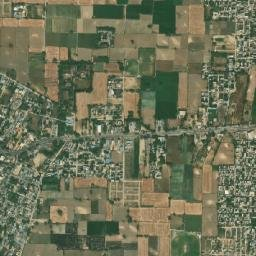
#> input picture datasets_images/real/delhi/test/15_23388_13664.jpg, 256 x 256 px
$ python -i visualization.py   (imports and definitions only)
#> lines starting #> are read from the running program, lines starting #| are printed output that depends on the picture
"""
Visualization Module
Generates visual outputs for PM2.5 estimation results.
Creates heatmaps, before/after comparisons, and time-series graphs.

Author: PM2.5 Estimation System
"""

import cv2
import numpy as np
import matplotlib
# [1 line not run here, left out]
import matplotlib.pyplot as plt
from datetime import datetime, timedelta
import os
import csv
from typing import Dict, Tuple, List


class PM25Visualizer:
    """
    Creates visualizations for PM2.5 estimation results.
    """

    def __init__(self, results_dir: str = 'static/results'):
        """
        Initialize visualizer.

        Args:
            results_dir: Directory to save visualization outputs
        """
        self.results_dir = results_dir
        os.makedirs(results_dir, exist_ok=True)

        # Set matplotlib style for better-looking plots
        plt.rcParams['figure.facecolor'] = 'white'

    # [62 lines left out: function create_heatmap, not called in this run]

    def create_before_after(self, image_path: str,
                           output_name: str = 'before_after.png') -> str:
        """
        Create before/after pollution visualization.
        Before = original, After = contrast-enhanced (simulating reduced pollution)

        Args:
            image_path: Path to original satellite image
            output_name: Name for output file

        Returns:
            str: Path to saved comparison image
        """
#> called with output_name = 'before_after.png'
        # Load image
        image = cv2.imread(image_path)
#> image is the input picture: shape (256, 256, 3); mean B, G, R 87.4, 113.5, 110
        image = cv2.resize(image, (800, 600))
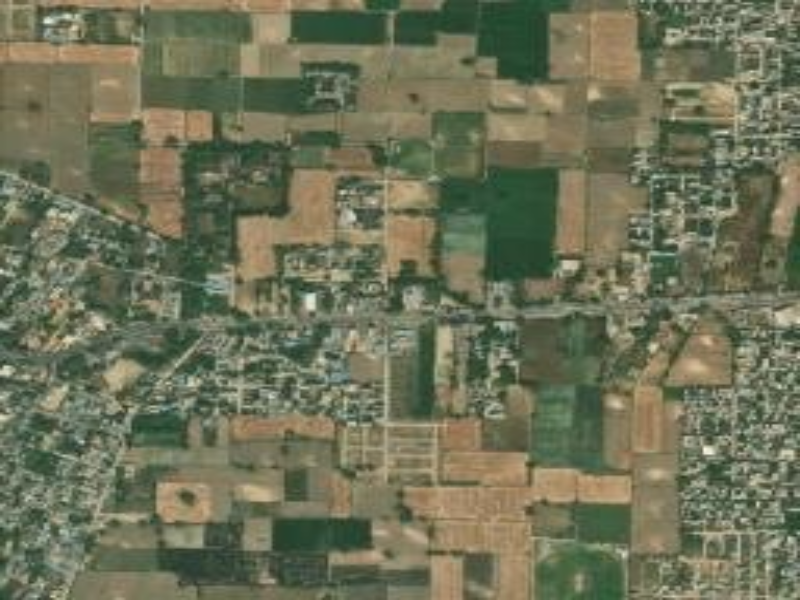
#> image: shape (600, 800, 3); mean B, G, R 87.3, 113.3, 109.8

        # Create "after" version with enhanced clarity
        # Simulates what the area would look like with less pollution
        lab = cv2.cvtColor(image, cv2.COLOR_BGR2LAB)
#> lab: shape (600, 800, 3); mean of channels 0, 1, 2 119.1, 121.8, 142.2
        l, a, b = cv2.split(lab)
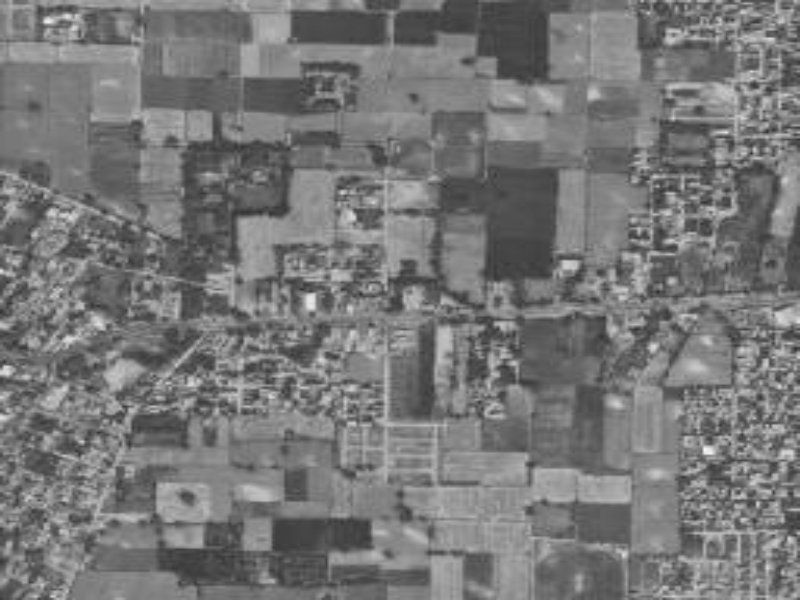
#> l: shape (600, 800); min 45, max 245, mean 119.1
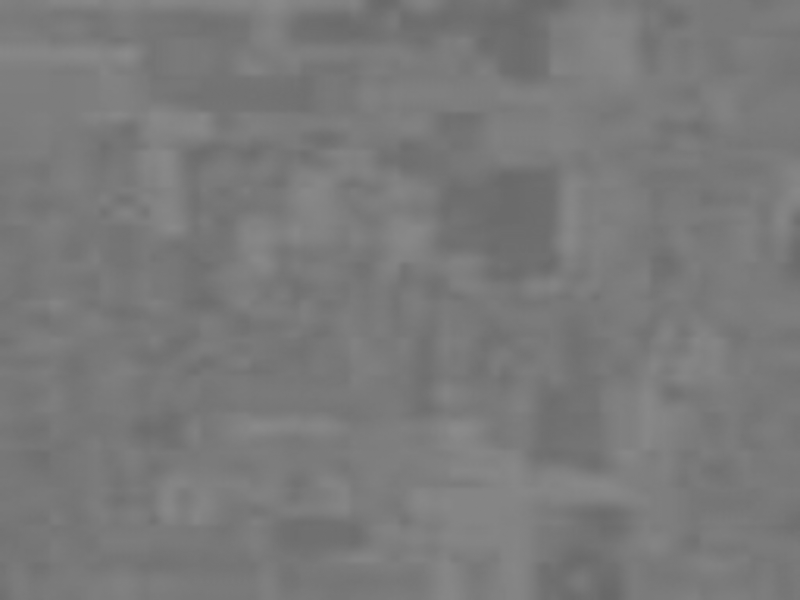
#> a: shape (600, 800); min 104, max 140, mean 121.8
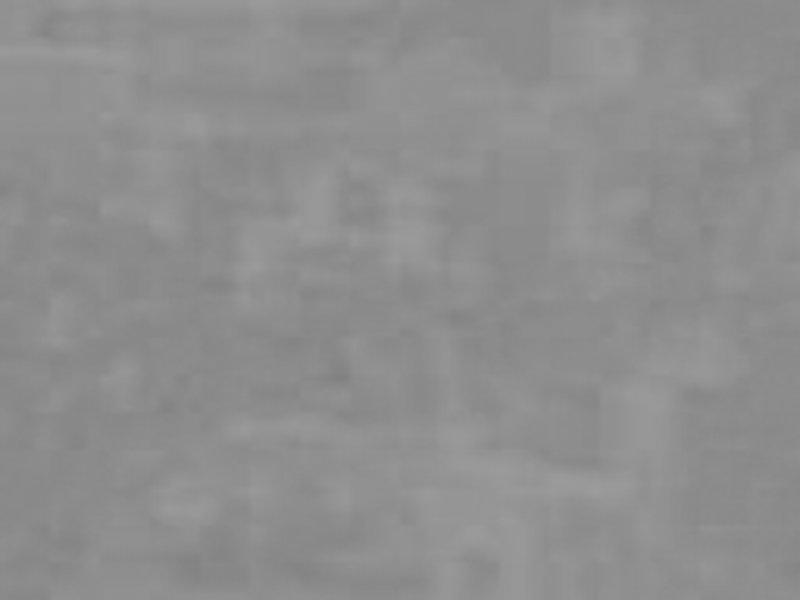
#> b: shape (600, 800); min 129, max 156, mean 142.2

        # Apply CLAHE (Contrast Limited Adaptive Histogram Equalization)
        clahe = cv2.createCLAHE(clipLimit=3.0, tileGridSize=(8, 8))
        l_enhanced = clahe.apply(l)
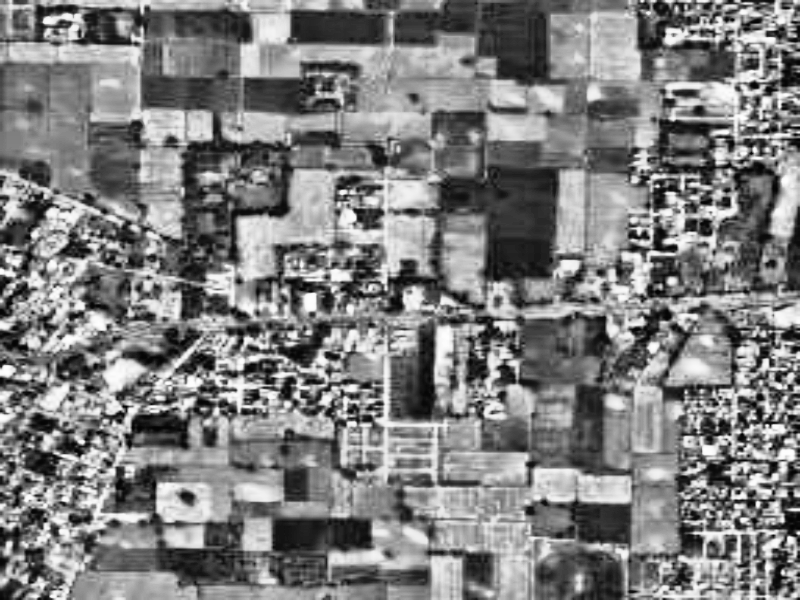
#> l_enhanced: shape (600, 800); min 2, max 254, mean 126.4

        # Merge channels
        enhanced = cv2.merge([l_enhanced, a, b])
#> enhanced: shape (600, 800, 3); mean of channels 0, 1, 2 126.4, 121.8, 142.2
        enhanced = cv2.cvtColor(enhanced, cv2.COLOR_LAB2BGR)

        # Increase saturation slightly
        hsv = cv2.cvtColor(enhanced, cv2.COLOR_BGR2HSV)
#> hsv: shape (600, 800, 3); mean H, S, V 37.1, 80.8, 127.2
        hsv[:, :, 1] = cv2.add(hsv[:, :, 1], 30)
#> hsv: shape (600, 800, 3); mean H, S, V 37.1, 109.7, 127.2
        enhanced = cv2.cvtColor(hsv, cv2.COLOR_HSV2BGR)
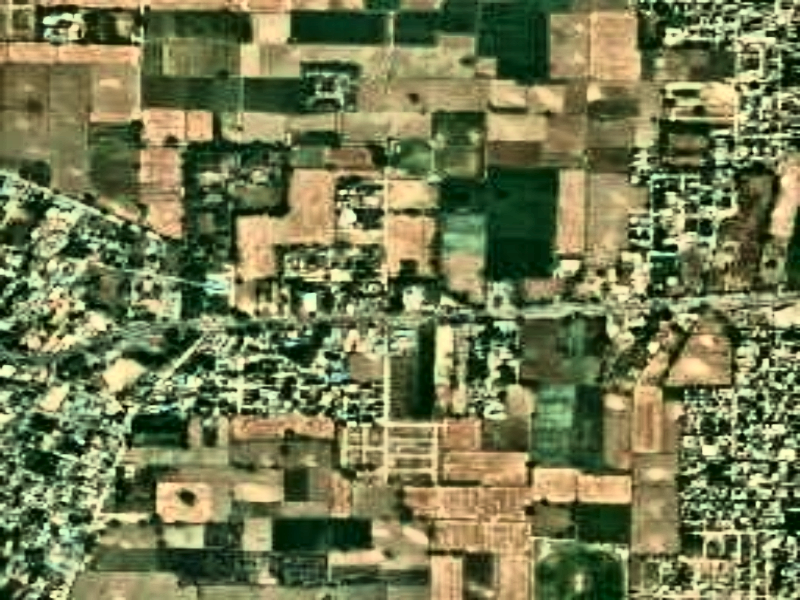
#> enhanced: shape (600, 800, 3); mean B, G, R 81.4, 121, 116.3

        # Create side-by-side comparison
        fig, (ax1, ax2) = plt.subplots(1, 2, figsize=(14, 6))

        # Before
        ax1.imshow(cv2.cvtColor(image, cv2.COLOR_BGR2RGB))
        ax1.set_title('Current Conditions\n(With Pollution)',
                     fontsize=13, fontweight='bold')
        ax1.axis('off')

        # After
        ax2.imshow(cv2.cvtColor(enhanced, cv2.COLOR_BGR2RGB))
        ax2.set_title('Simulated Clear Conditions\n(Reduced Pollution)',
                     fontsize=13, fontweight='bold')
        ax2.axis('off')

        plt.tight_layout()

        # Save
        output_path = os.path.join(self.results_dir, output_name)
        plt.savefig(output_path, dpi=150, bbox_inches='tight')
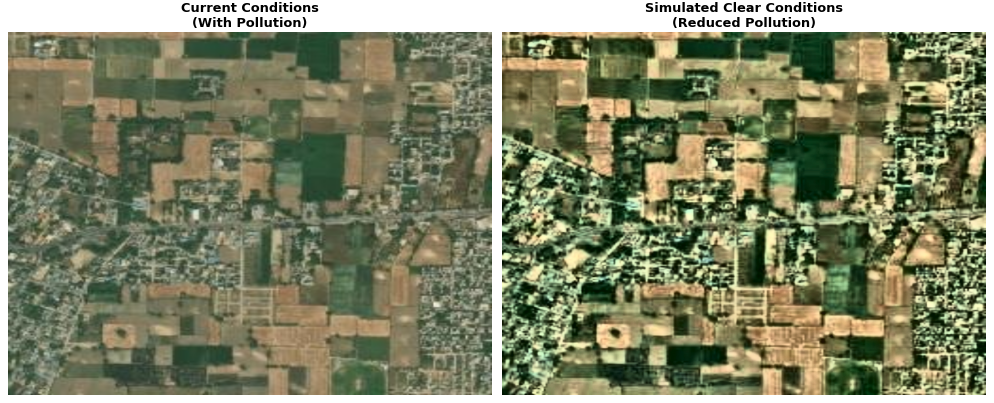
#> figure drawn by matplotlib, 2 panels
        plt.close()

        return output_path

    # [168 lines left out: functions create_timeseries_graph, create_feature_chart, create_all_visualizations, not called in this run]

>>> result = PM25Visualizer().create_before_after('datasets_images/real/delhi/test/15_23388_13664.jpg')

$ run again, on datasets_images/real/delhi/test/15_23389_13651.jpg
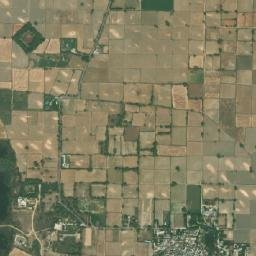
#> input picture datasets_images/real/delhi/test/15_23389_13651.jpg, 256 x 256 px
#> in create_before_after, image is the input picture: shape (256, 256, 3); mean B, G, R 97.8, 125.7, 129.5
#> image: shape (600, 800, 3)
#> lab: shape (600, 800, 3); mean of channels 0, 1, 2 133.2, 124.6, 143.8
#> in create_before_after, `enhanced = cv2.cvtColor(hsv, cv2.COLOR_HSV2BGR)`:
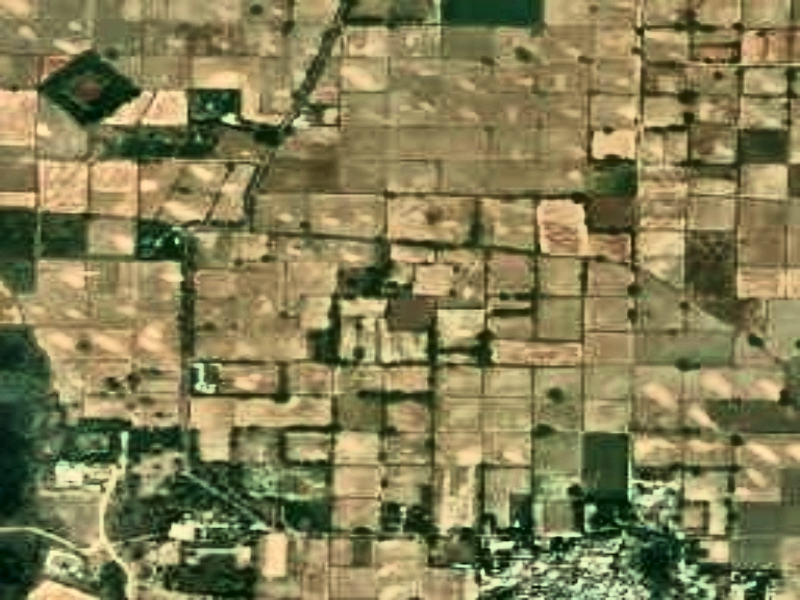
#> enhanced: shape (600, 800, 3); mean B, G, R 84.6, 125.5, 131.5
#> in create_before_after, `plt.savefig(output_path, dpi=150, bbox_inches='tight')`:
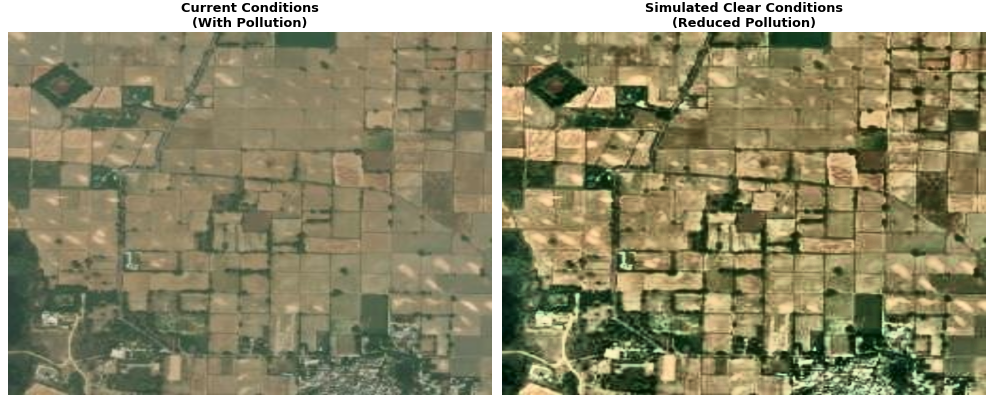
#> figure drawn by matplotlib, 2 panels

$ run again, on datasets_images/real/delhi/test/15_23389_13653.jpg
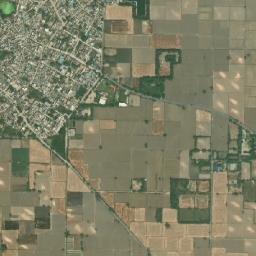
#> input picture datasets_images/real/delhi/test/15_23389_13653.jpg, 256 x 256 px
#> in create_before_after, image is the input picture: shape (256, 256, 3); mean B, G, R 102.1, 127, 127.6
#> image: shape (600, 800, 3)
#> lab: shape (600, 800, 3); mean of channels 0, 1, 2 134, 123.7, 141.7
#> in create_before_after, `enhanced = cv2.cvtColor(hsv, cv2.COLOR_HSV2BGR)`:
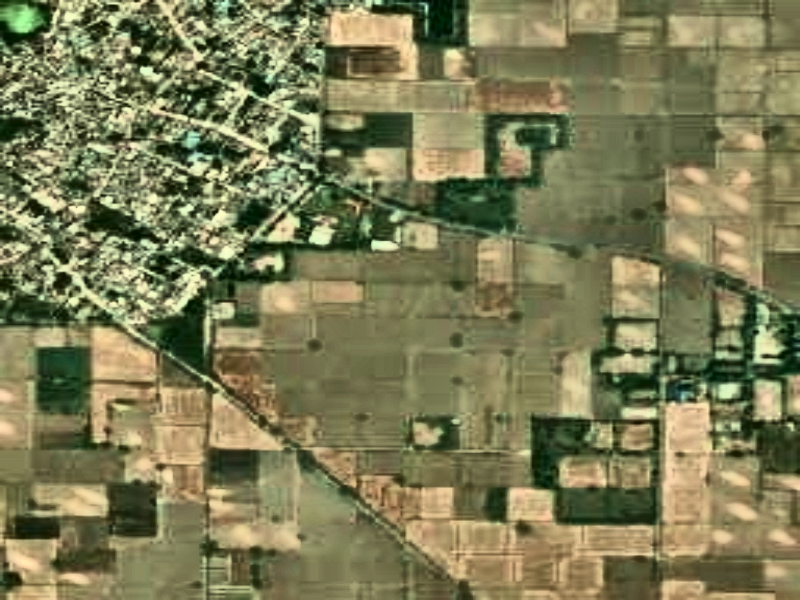
#> enhanced: shape (600, 800, 3); mean B, G, R 85.6, 124, 125
#> in create_before_after, `plt.savefig(output_path, dpi=150, bbox_inches='tight')`:
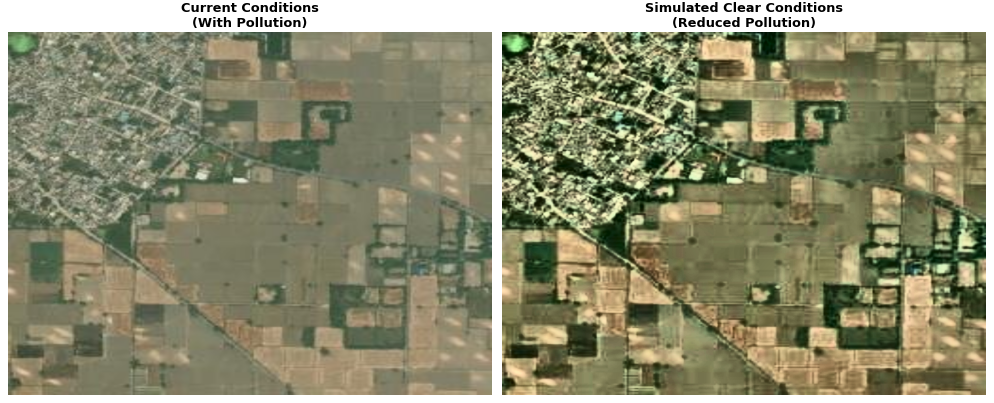
#> figure drawn by matplotlib, 2 panels

$ run again, on datasets_images/real/delhi/test/15_23390_13646.jpg
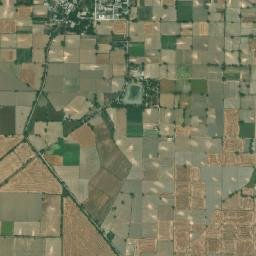
#> input picture datasets_images/real/delhi/test/15_23390_13646.jpg, 256 x 256 px
#> in create_before_after, image is the input picture: shape (256, 256, 3); mean B, G, R 95.9, 122.3, 121.8
#> image: shape (600, 800, 3)
#> lab: shape (600, 800, 3); mean of channels 0, 1, 2 128.9, 123, 142.5
#> in create_before_after, `plt.savefig(output_path, dpi=150, bbox_inches='tight')`:
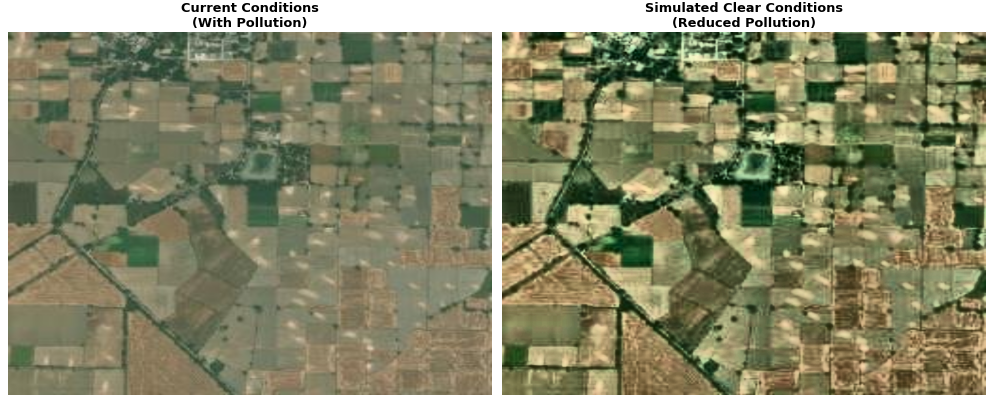
#> figure drawn by matplotlib, 2 panels
